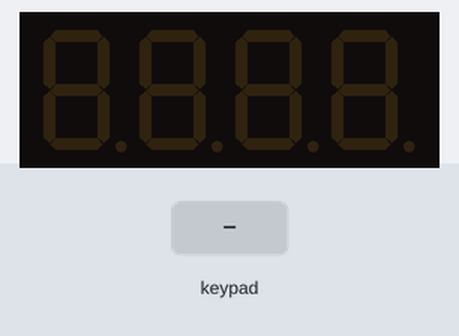
The sketch below on a simulated Arduino Uno, built with avr-gcc and run on an emulated ATmega328P. Shown: 4-digit seven-segment display. Wiring (inferred from the names in the program): 4×4 keypad with keys 1 2 3 A 4 5 6 B 7 8 9 C < 0 > D: rows pin 2, pin 3, pin 4, pin 5; columns pin 6, pin 7, pin 8, pin 9; 4-digit 7-segment display, segments lit when HIGH: segments pin 11, pin 10, A2, A1, A0, pin 12, pin 13, A3; digit selects pin 0, pin 1, A4, A5. Inputs (shaded band) come from the test bench. The segment pins are drawn as the display they are named for.

Above: at 1.2 s.
1.3 s: key '1' pressed
At 1.9 s:
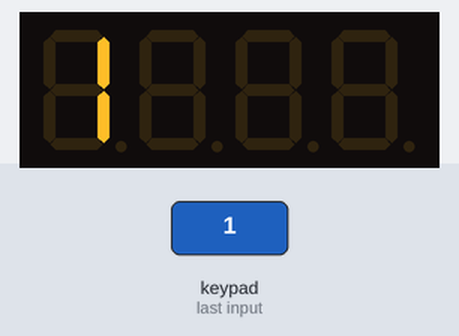
4.3 s: keypad keys 1 2 D pressed 0.4 s apart
At 5.06 s:
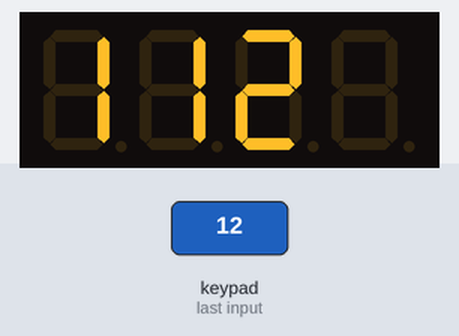
7.3 s: key '2' pressed
At 8.8 s:
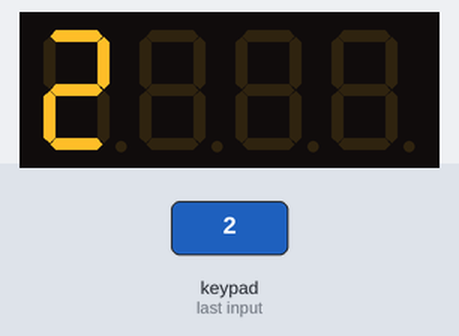
10.3 s: keypad keys 1 2 pressed 0.4 s apart
At 11.4 s:
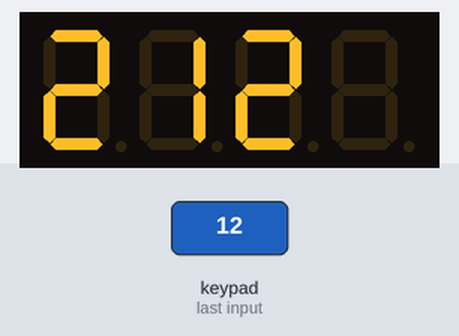
13.3 s: key '3' pressed
At 14.6 s:
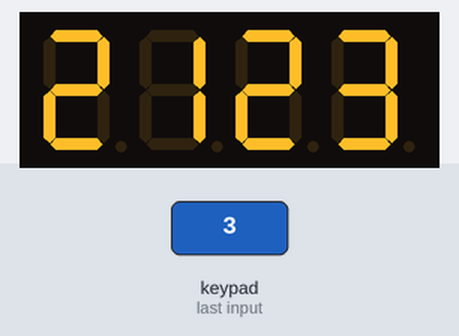
16.3 s: keypad keys 1 2 A pressed 0.4 s apart
Timing chart, 0 to 19.3 s (numbered marks = the images above; inputs shaded):
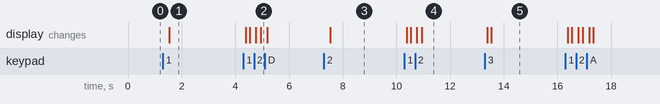

Measured:
- after the input at 1.3 s, the display: changes after 0.24 s (image 1)
- after the input at 4.3 s, the display: first changes after 0.08 s (image 2 shows a later state)
- after the input at 7.3 s, the display: changes after 0.24 s (image 3)
- after the input at 10.3 s, the display: first changes after 0.08 s (image 4 shows a later state)
- after the input at 13.3 s, the display: first changes after 0.08 s (image 5 shows a later state)

The sketch:

teclado_4x4_display_x_4_de7segmentos.ino
```cpp
/*
  Teclado de 4x4 botones con display de 8 segmentos por 4 unidades

  Se debe multiplexar la información para alimentar a todos los displays por separado
*/

//TECLADO

// Definir los pines para filas y columnas
const byte filas[4] = {2, 3, 4, 5};     // Pines para filas
const byte columnas[4] = {6, 7, 8, 9};  // Pines para columnas

char mapaTeclas[4][4] = {
  {'1', '2', '3', 'A'},
  {'4', '5', '6', 'B'},
  {'7', '8', '9', 'C'},
  {'<', '0', '>', 'D'}
};

// DISPLAY

const byte segmentos[8] = {11, 10, A2, A1, A0, 12, 13, A3};  // 10-B/11-A/12-F/13-G/A0-E/A1-D/A2-C/A3-DP
const byte digito[4] = {0, 1, A4, A5};  //0-DIG0/1-DIG1/A4-DIG2/A5-DIG3

// Definir el array de salidas del display
byte display[14][2] = {
  { '1', 0b00000110},  //1
  { '2', 0b01011011},  //2
  { '3', 0b01001111},  //3
  { '4', 0b01100110},  //4
  { '5', 0b01101101},  //5
  { '6', 0b01111101},  //6
  { '7', 0b00000111},  //7
  { '8', 0b01111111},  //8
  { '9', 0b01101111},  //9
  { '0', 0b00111111},  //0
  { 'A', 0b01110111},  //A
  { 'B', 0b01111111},  //B
  { 'C', 0b00111001},  //C
  { 'D', 0b00000000}   //D
};

//Valores ingresados
char memoria[4] = {'\0', '\0', '\0', '\0'};

void setup() {
  //Serial.begin(9600);

// Configurar el teclado
  // Configurar filas como salidas y ponerlas en HIGH
  for (int i = 0; i < 4; i++) {
    pinMode(filas[i], OUTPUT);
    digitalWrite(filas[i], HIGH);
  }

  // Configurar columnas como entradas con pull-up
  for (int i = 0; i < 4; i++) {
    pinMode(columnas[i], INPUT_PULLUP);
  }

//Configurar el display
  //Configurar pines de los segmentos del display
  for(int i = 0; i < 8; i++) {
    pinMode(segmentos[i], OUTPUT);
    digitalWrite(segmentos[i], LOW);
  }

  //Configurar los pines de alimentación del cátodo de cada display
  for(int i = 0; i < 4; i++) {
    pinMode(digito[i], OUTPUT);
    digitalWrite(digito[i], HIGH);
  }
}

void loop() {
  char teclaPresionada = presionado();
  if (teclaPresionada != '\0') {
    guardarDigito(teclaPresionada);
    if(teclaPresionada == 'D') {
      limpiarMemoria();
    }
  }

  //Recorrer la memoria para buscar valores
  if(!estaVacio()) {
    for(int i = 0; i < 4; i++) {
      activarDigito(i);
      mostrarDigito(memoria[i]);
      delay(2); // tiempo de refresco
      apagarTodo();
      //digitalWrite(digito[i], HIGH); // apagar el dígito actual
    }
  }

/*
  for(int i = 0; i < 4; i++) {
    if(memoria[i] == '\0') {
      activarDigito(i);
      titilar();
      break;
    }
  }
*/
}

//Comprueba si la memoria está vacía
boolean estaVacio() {
  for(int i = 0; i < 4; i++) {
    if(memoria[3 - i] != '\0') {
      return false;
    }
  }
  return true;
}

//Función que detecta lo presionado en el teclado
char presionado() {
  for (int f = 0; f < 4; f++) {
    digitalWrite(filas[f], LOW);

    for (int c = 0; c < 4; c++) {
      if (digitalRead(columnas[c]) == LOW) {
        char tecla = mapaTeclas[f][c];

        // Esperar a que se suelte (debounce)
        while (digitalRead(columnas[c]) == LOW);
        delay(50);

        return tecla;
      }
    }

    digitalWrite(filas[f], HIGH);
  }

  return '\0'; // Nada presionado
}

//Función que guarda el dígito en memoria
void guardarDigito(char tecla) {
  int i = 0;
  while((i < 4) && (memoria[i] != '\0')) i++;
  if(i < 4) memoria[i] = tecla;
}

// Función que recibe un caracter y muestra en el display el valor leído
void mostrarDigito(char tecla) {
  byte codigo = 0;
  for (int i = 0; i < 14; i++) {
    if(display[i][0] == tecla) {
      //Serial.println(display[i][1]);
      codigo = display[i][1];
      for (int b = 0; b < 8; b++) {
       digitalWrite(segmentos[b], bitRead(codigo, b));
      }
      break;
    }
  }
}

//Función para activar dígito
void activarDigito(int i) {
  digitalWrite(digito[i], LOW);
}

//Apaga todos los dígitos
void apagarTodo() {
  for (int i = 0; i < 4; i++) {
    digitalWrite(digito[3 - i], HIGH);
  }
  for (int i = 0; i < 8; i++) {
    digitalWrite(segmentos[i], LOW);
  }
}

//Limpiar memoria
void limpiarMemoria() {
  for(int i = 0; i < 4; i++) {
    memoria[3 - i] = '\0';
  }
}

//Dígito titilante
void titilar() {
  digitalWrite(segmentos[3], HIGH);
  delay(700);
  digitalWrite(segmentos[3], LOW);
  delay(700);
}
```
